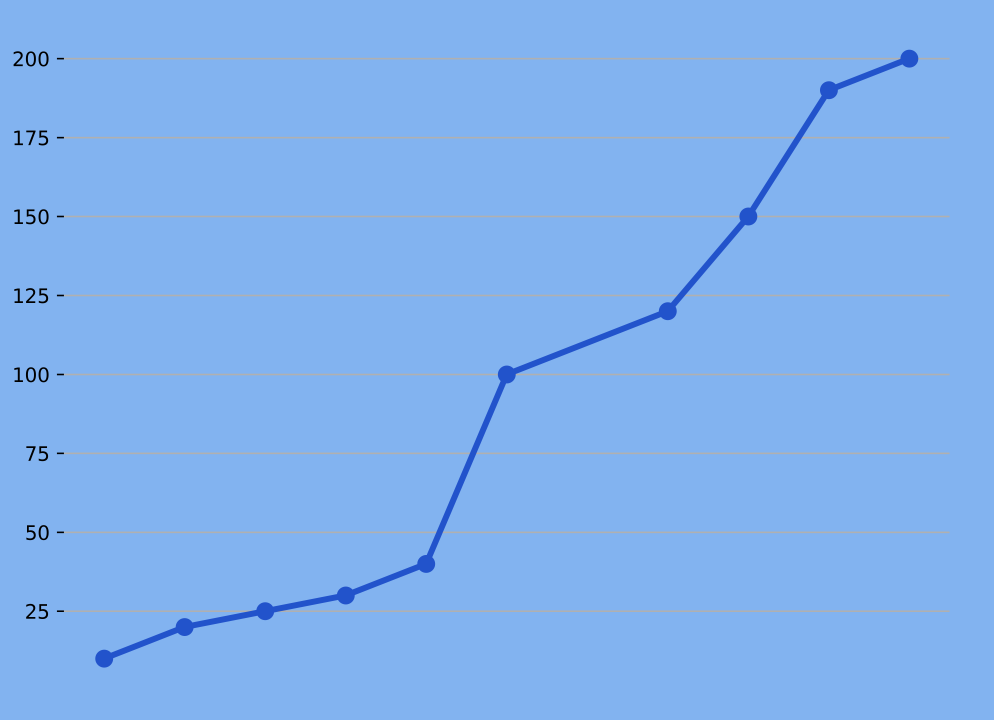
#> input picture recursos/grafico/imagem_grafico/grafico.png, 6957 x 5040 px, found by its file name (shown at 1/7 size)
$ python crop.py
#> lines starting #> are read from the running program, lines starting #| are printed output that depends on the picture
from PIL import Image

# Abrir a imagem
imagem = Image.open("recursos/grafico/imagem_grafico/grafico.png")
#> imagem is the input picture: PIL image 6957x5040 RGBA; mean R, G, B, A 129.4, 177.6, 238.2, 255

# Obter as dimensões da imagem
largura, altura = imagem.size
#> largura = 6957; altura = 5040

# Definir uma área de recorte central
margem = 490
area_de_recorte = ((margem+63), (margem+30), largura - margem, altura - (margem-50))
#> area_de_recorte = (553, 520, 6467, 4600)

# Recortar a imagem
imagem_recortada = imagem.crop(area_de_recorte)
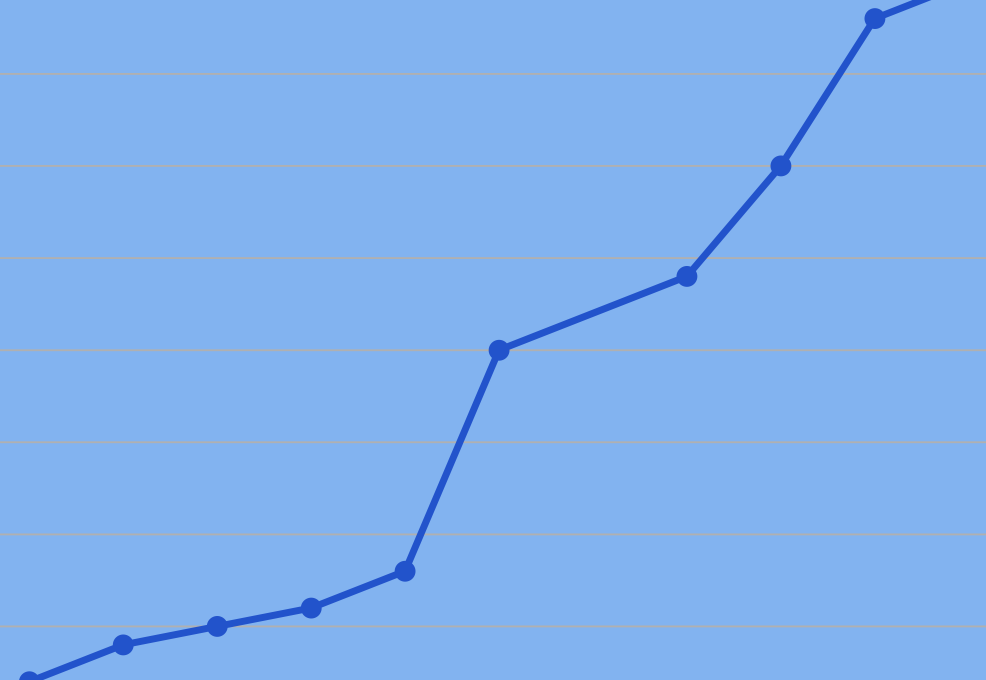
#> imagem_recortada: PIL image 5914x4080 RGBA (shown at 1/6 size); mean R, G, B, A 129.4, 177.5, 238.2, 255

# Salvar ou exibir a imagem recortada
imagem_recortada.save("recursos/grafico/imagem_grafico/grafico.png")
#imagem_recortada.show()
